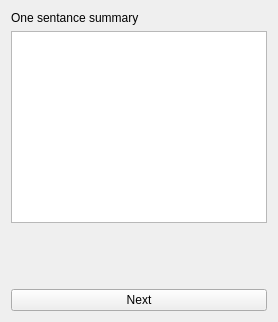
          <widget class="QWidget" name="tab_14">
           <attribute name="title">
            <string>One sentance</string>
           </attribute>
           <layout class="QVBoxLayout" name="verticalLayout_5">
            <item>
             <widget class="QLabel" name="label">
              <property name="text">
               <string>One sentance summary</string>
              </property>
             </widget>
            </item>
            <item>
             <widget class="textEditView" name="txtSummarySentance">
              <property name="sizePolicy">
               <sizepolicy hsizetype="Expanding" vsizetype="Preferred">
                <horstretch>0</horstretch>
                <verstretch>0</verstretch>
               </sizepolicy>
              </property>
             </widget>
            </item>
            <item>
             <widget class="QLabel" name="lblSummaryWCSentance">
              <property name="text">
               <string/>
              </property>
             </widget>
            </item>
            <item>
             <spacer name="verticalSpacer_2">
              <property name="orientation">
               <enum>Qt::Vertical</enum>
              </property>
              <property name="sizeHint" stdset="0">
               <size>
                <width>20</width>
                <height>40</height>
               </size>
              </property>
             </spacer>
            </item>
            <item>
             <widget class="QPushButton" name="btnStepTwo">
              <property name="text">
               <string>Next</string>
              </property>
              <property name="icon">
               <iconset theme="go-next">
                <normaloff/>
               </iconset>
              </property>
             </widget>
            </item>
           </layout>
          </widget>
